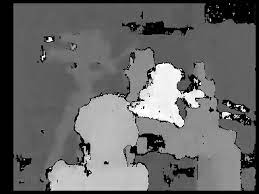
#> input picture MaxPool/depth_map_1.jpg, 259 x 194 px
$ python Depth_map_localization_v2.py
#> lines starting #> are read from the running program, lines starting #| are printed output that depends on the picture
import cv2 as cv
import numpy as np
import statistics as stats
import cv2

img = cv.imread('depth_map_1.jpg')
#> img is the input picture: shape (194, 259, 3); min 0, max 255, mean 103.9
cv.imshow("original", img)
h,w,channels = img.shape
#> h = 194; w = 259; channels = 3
n = 9
y = w//n
#> y = 28
x = h//n
#> x = 21

def shapenret(n):
	return n

def reduction(matrix):
    red_matrix = []
    for i in range(0,n,3):
        temp1 = []
        for j in range(0,n,3):
            temp2 = []
            for k in range(i,i+3):
                for l in range(j,j+3):
                    temp2.append(matrix[k][l])
            red = stats.mode(temp2)
            # print(temp2)
            # print(red)
            # print()
            temp1.append(red)

        # print(temp1)
        red_matrix.append(temp1)

    for i in matrix:
        for j in i:
            print(j," ",end ='')
        print()

    if len(red_matrix) == 3:
        return red_matrix
    else:
        reduction(matrix)

img_matrix = np.array([shapenret(img[i:i+x,j:j+y]) for i in range(0,x*n,x) for j in range(0,y*n,y)]).reshape(n,n,x,y,3)

for L in range(n):
	for ratio in range(n):
		name = str(L) +":"+ str(ratio)
		#cv.imshow(name,img_matrix[L][ratio])

dom_color_matrix = []
for image_row in img_matrix:
    temp = []
    for image in image_row:
        data = np.reshape(image,(-1,3))
        data = np.float32(data)

        criteria = (cv.TERM_CRITERIA_EPS + cv.TERM_CRITERIA_MAX_ITER, 10, 1.0)
        flags = cv.KMEANS_RANDOM_CENTERS
        compactness,labels,centers = cv.kmeans(data,1,None,criteria,10,flags)

        temp.append(centers[0].astype(np.int32)[0])

    dom_color_matrix.append(temp)
#> this loop made 9 passes
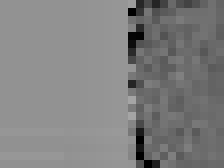
#> image: shape (21, 28, 3) (shown 8 times larger); min 0, max 165, mean 127.7
#> after the loop, dom_color_matrix = 9 items

print("Initial Color Matrix:")
reduced_matrix = reduction(dom_color_matrix)
#> after the loop in reduction, `for i in range(0,n,3):`: red_matrix = [[95, 79, 77], [93, 104, 135], [105, 91, 141]]
#> the loop in reduction, `for i in matrix:` made 9 passes
#> i on passes 1 to 9: [43, 80, 79, 79, 79, 78, 77, 37, 8], [51, 95, 101, 101, 81, 51, 77, 91, 90], [50, 95, 107, 111, 99, 102, 93, 96, 97], [51, 93, 98, 104, 112, 176, 135, 110, 97], [51, 93, 99, 125, 121, 222, 167, 126, 92], [50, 93, 116, 182, 174, 200, 166, 129, 82], [51, 93, 105, 178, 171, 91, 141, 141, 111], [37, 95, 105, 168, 139, 91, 106, 134, 108], [48, 108, 195, 184, 192, 115, 68, 129, 127]
#| 43  80  79  79  79  78  77  37  8
#| 51  95  101  101  81  51  77  91  90
#| 50  95  107  111  99  102  93  96  97
#| 51  93  98  104  112  176  135  110  97
#| 51  93  99  125  121  222  167  126  92
#| 50  93  116  182  174  200  166  129  82
#| 51  93  105  178  171  91  141  141  111
#| 37  95  105  168  139  91  106  134  108
#> (further printed lines are left out)
#> reduced_matrix = [[95, 79, 77], [93, 104, 135], [105, 91, 141]]
redimg = np.array(reduced_matrix)
#> redimg = [[95, 79, 77], [93, 104, 135], [105, 91, 141]]
print(redimg.shape)
#| (3, 3)
redimg = cv2.resize(redimg.astype(float),(x*n,y*n),interpolation= cv2.INTER_LINEAR)
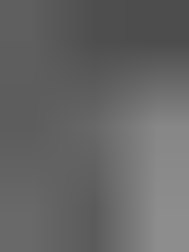
#> redimg: shape (252, 189) float64; min 77, max 141, mean 102.2
cv2.imshow("Reduced Color Matrix", redimg)
trigger_matrix = []

print("\nReduced Color Matrix:")
for i in reduced_matrix:
    temp = []
    for j in i:
        if j > 110:
            temp.append(1)
        else:
            temp.append(0)
        print(j," ",end ='')

    trigger_matrix.append(temp)

    print()
#> this loop made 3 passes
#| 95  79  77
#| 93  104  135
#| 105  91  141
#> after the loop, trigger_matrix = [[0, 0, 0], [0, 0, 1], [0, 0, 1]]

print("\nTrigger Matrix:")

for i in trigger_matrix:
    for j in i:
        print(j," ",end = "")
    print()
#> this loop made 3 passes
#| 0  0  0
#| 0  0  1
#| 0  0  1
triimg = np.array(trigger_matrix).resize(x*n,y*n)
cv2.imshow("Trigger Matrix", triimg)
cv.waitKey(0)

$ run again, with MaxPool/depth_map_3.jpg copied over MaxPool/depth_map_1.jpg
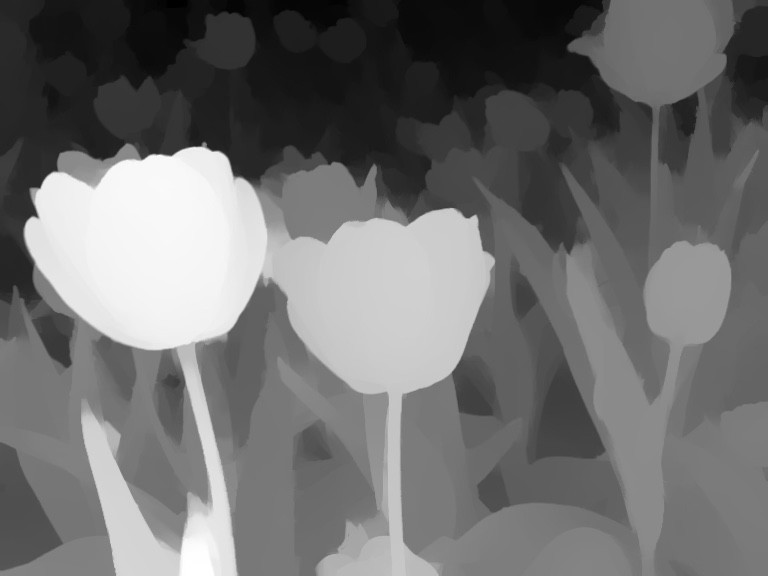
#> input picture MaxPool/depth_map_3.jpg, 768 x 576 px
#> img is the input picture: shape (576, 768, 3); min 0, max 255, mean 111.6
#> the loop `for image_row in img_matrix:` made 9 passes
#> after the loop `for image_row in img_matrix:`:
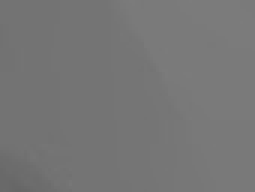
#> image: shape (64, 85, 3) (shown 3 times larger); min 102, max 124, mean 117.8
#> after the loop `for image_row in img_matrix:`: dom_color_matrix = 9 items
#> after the loop in reduction, `for i in range(0,n,3):`: red_matrix = [[34, 19, 22], [169, 156, 77], [123, 118, 122]]
#> the loop in reduction, `for i in matrix:` made 9 passes
#> i on passes 1 to 8: [27, 17, 30, 19, 19, 13, 22, 106, 81], [34, 41, 34, 23, 26, 34, 41, 80, 62], [81, 144, 142, 67, 47, 65, 60, 72, 85], [169, 246, 240, 156, 158, 137, 77, 94, 99], [130, 241, 233, 178, 205, 174, 109, 123, 131], [104, 152, 146, 140, 202, 138, 98, 126, 113], [123, 130, 127, 118, 146, 100, 79, 131, 113], [107, 152, 146, 110, 136, 107, 94, 122, 121]
#> (printed output is left out)
#| (3, 3)
#> `redimg = cv2.resize(redimg.astype(float),(x*n,y*n),interpolation= cv2...`:
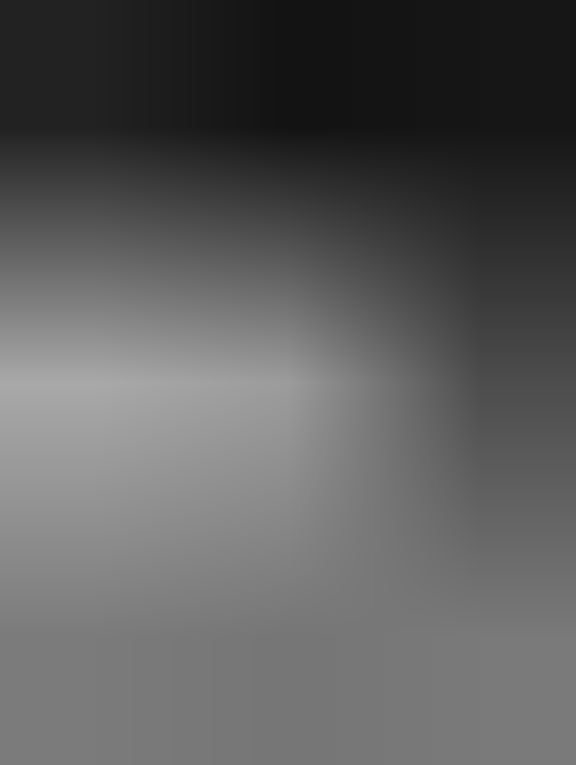
#> redimg: shape (765, 576) float64; min 19.01, max 169, mean 93.3
#> the loop `for i in reduced_matrix:` made 3 passes
#> (printed output is left out)
#> after the loop `for i in reduced_matrix:`: trigger_matrix = [[0, 0, 0], [1, 1, 0], [1, 1, 1]]
#> the loop `for i in trigger_matrix:` made 3 passes
#> (printed output is left out)

$ run again, with MaxPool/depth_map_4.jpg copied over MaxPool/depth_map_1.jpg
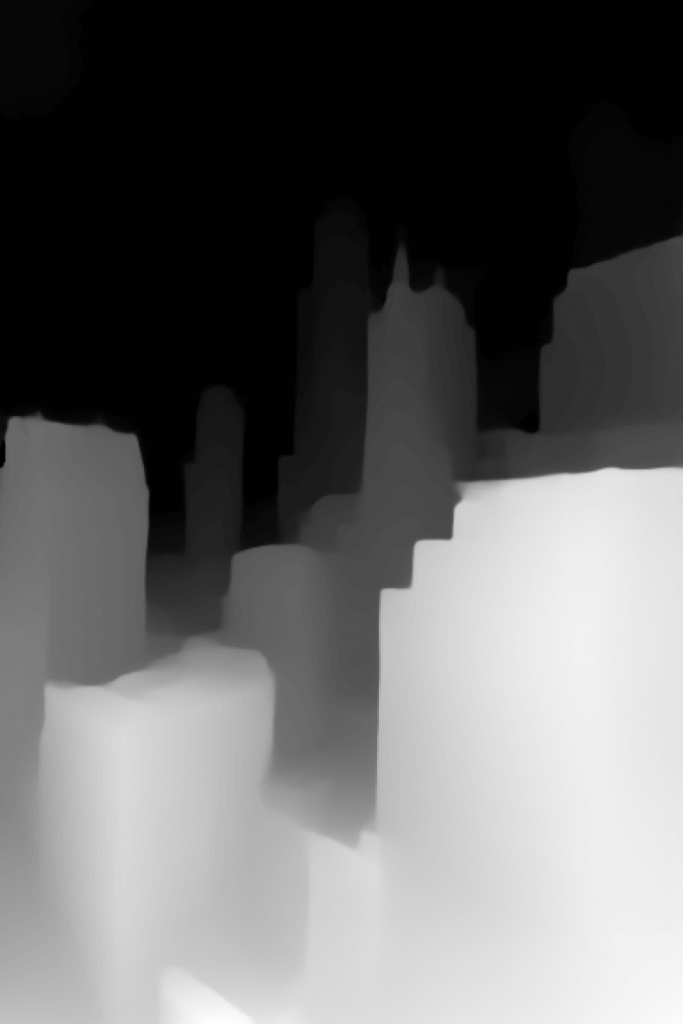
#> input picture MaxPool/depth_map_4.jpg, 683 x 1024 px
#> img is the input picture: shape (1024, 683, 3); min 0, max 255, mean 101.9
#> the loop `for image_row in img_matrix:` made 9 passes
#> after the loop `for image_row in img_matrix:`:
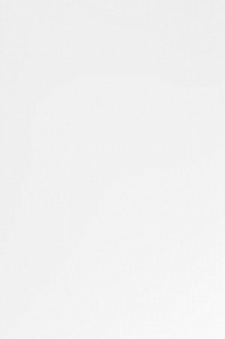
#> image: shape (113, 75, 3) (shown 3 times larger); min 236, max 249, mean 241.4
#> after the loop `for image_row in img_matrix:`: dom_color_matrix = 9 items
#> after the loop in reduction, `for i in range(0,n,3):`: red_matrix = [[1, 1, 1], [28, 86, 23], [149, 153, 233]]
#> the loop in reduction, `for i in matrix:` made 9 passes
#> i on passes 1 to 8: [5, 1, 1, 1, 1, 1, 1, 1, 1], [1, 1, 1, 1, 1, 1, 1, 2, 4], [1, 1, 1, 1, 13, 28, 4, 18, 46], [28, 18, 5, 4, 26, 61, 23, 41, 59], [107, 97, 19, 27, 53, 86, 163, 196, 205], [117, 103, 79, 101, 86, 183, 223, 237, 233], [149, 199, 195, 153, 106, 194, 220, 235, 233], [158, 205, 198, 179, 184, 201, 215, 231, 236]
#> (printed output is left out)
#| (3, 3)
#> `redimg = cv2.resize(redimg.astype(float),(x*n,y*n),interpolation= cv2...`:
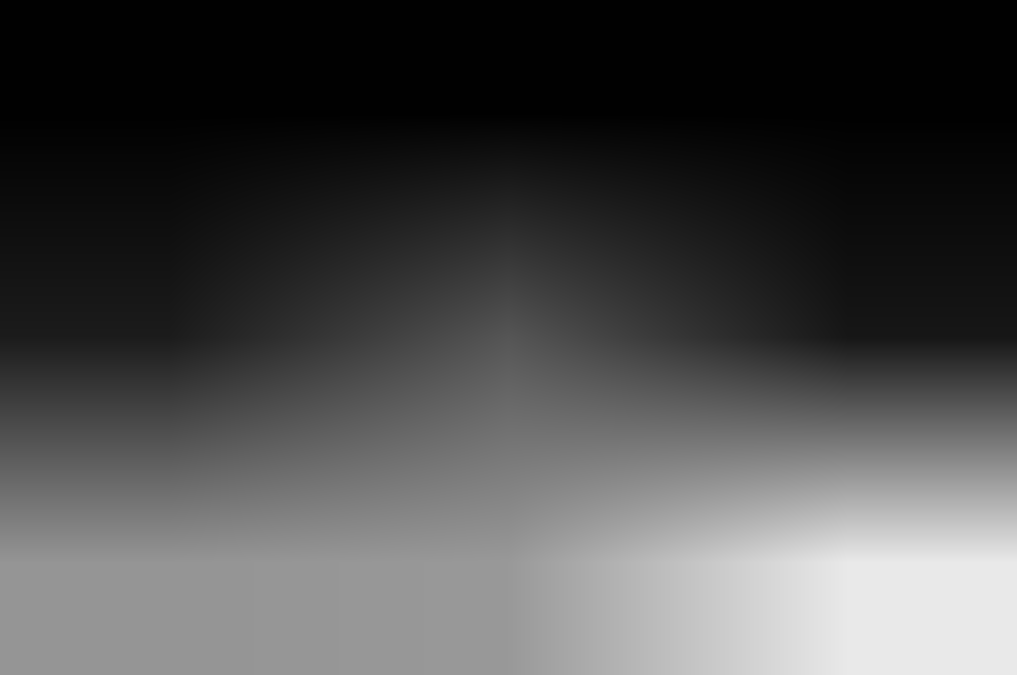
#> redimg: shape (675, 1017) float64; min 1, max 233, mean 75
#> the loop `for i in reduced_matrix:` made 3 passes
#> (printed output is left out)
#> after the loop `for i in reduced_matrix:`: trigger_matrix = [[0, 0, 0], [0, 0, 0], [1, 1, 1]]
#> the loop `for i in trigger_matrix:` made 3 passes
#> (printed output is left out)
